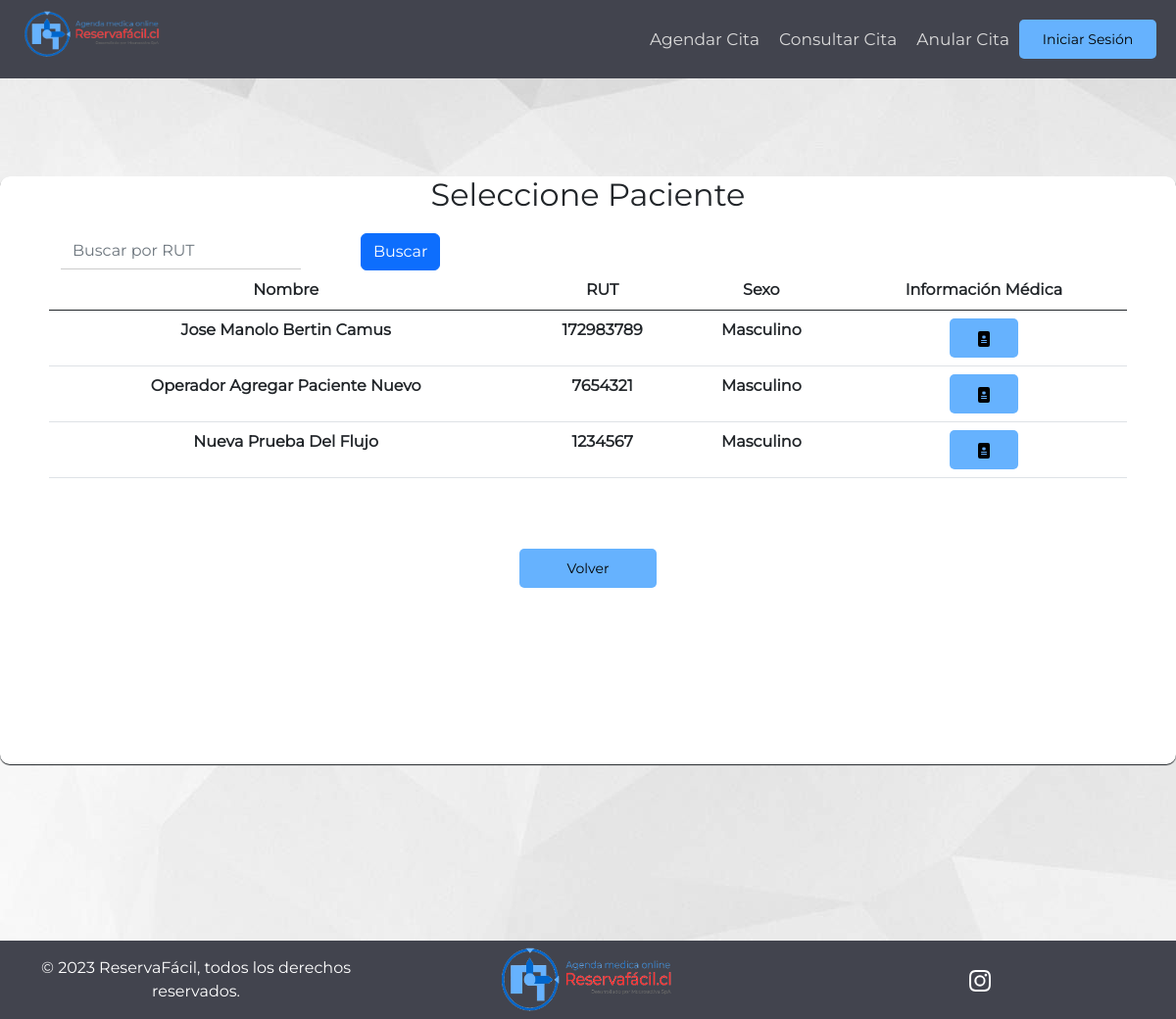
The app's page /pacientes_fichas_medicas/, older data.
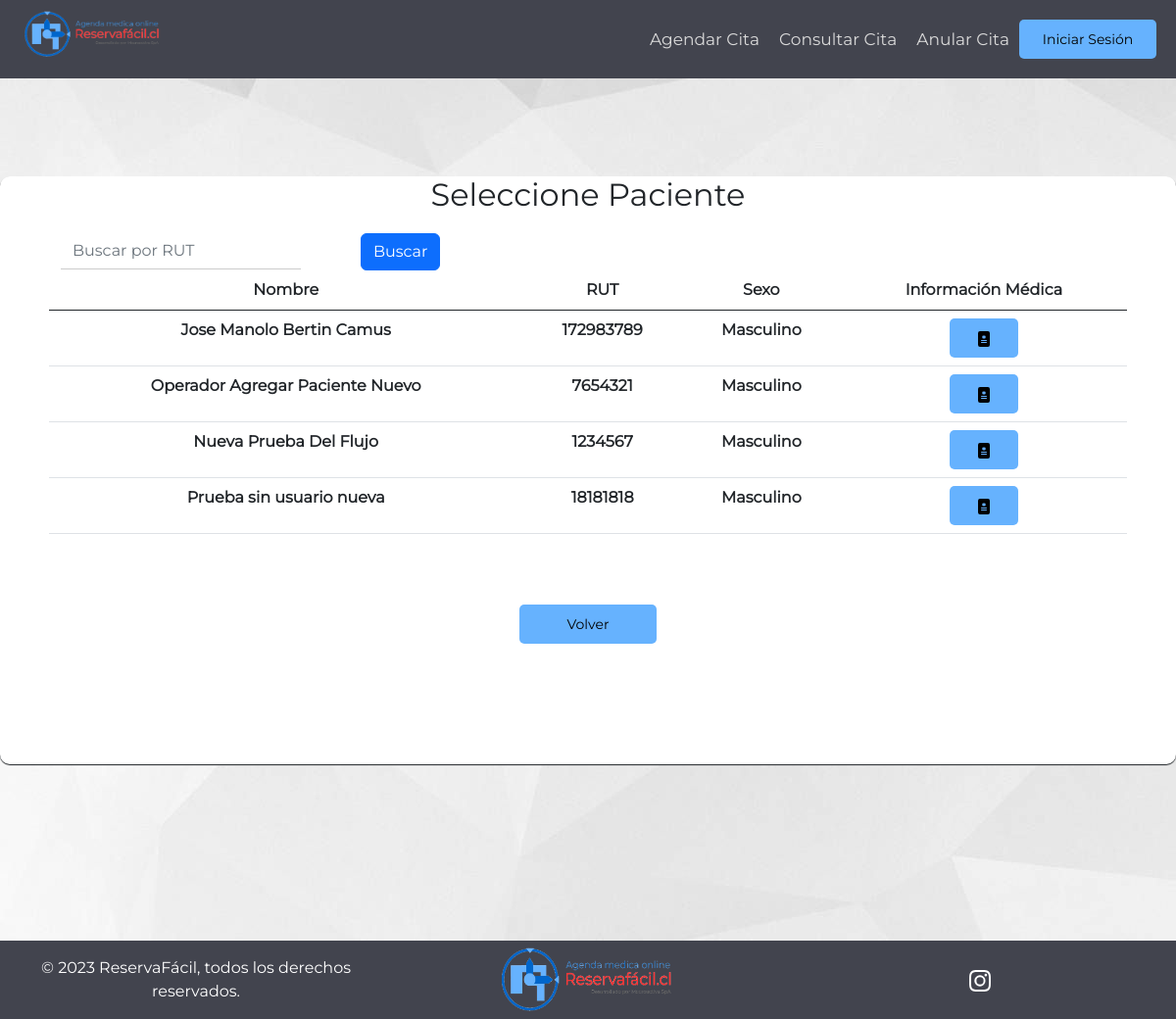
The same page, newer data.
### AppReservaFacil/models.py (models this page shows, shortened)
class Paciente(models.Model):
    ID_Paciente = models.IntegerField(primary_key=True, unique=True)
    Nombre_Paciente = models.CharField(max_length = 256)
    Rut = models.CharField(max_length=9, null = True)
    Sexo = models.CharField(SEXO_CHOICES, max_length=9, null = True)
    Fecha_de_nacimiento_P = models.DateField(null = True)
    Direccion_P = models.CharField(max_length=256, null = True)
    Telefono_P = models.CharField(max_length=9, null = True)
    Usuario_P = models.ForeignKey(User, null=True, on_delete=models.RESTRICT)
    Primer_Login = models.BooleanField(default=True)
    class Meta:
        verbose_name = 'Paciente'
        verbose_name_plural = 'Pacientes'

### AppReservaFacil/views.py (the view)
# urls.py: path('pacientes_fichas_medicas/', views.pacientes_fichas_medicas, name = 'pacientes_fichas_medicas'),
def pacientes_fichas_medicas(request):
    if request.method == 'POST':
        print("Manolo Print")
        if 'doc_pac' in request.POST:
            nom_pac = request.POST.get('doc_pac')
            url = reverse('filtro_ficha_medica') + '?nom_pac={}'.format(nom_pac)
            return redirect(url)
        elif 'buscar-btn' in request.POST:
            print("Manolo buscar-btn")
            rut = request.POST.get('buscar-input')
            Pacientes = Paciente.objects.filter(Rut__icontains=rut)
    else:
        print("Manolo Else")
        Pacientes = Paciente.objects.all()
    contexto = {'Pacientes':Pacientes}
    return render(request, "Especialistas/pacientes_fichas_medicas.html", contexto)

### AppReservaFacil/templatetags/auth_extras.py (called while the page is built)
@register.filter(name='has_group')
def has_group(user, group_name):
    group = Group.objects.get(name=group_name)
    return True if group in user.groups.all() else False

### AppReservaFacil/templates/Especialistas/pacientes_fichas_medicas.html (shortened to what this page needs)
{% extends "../Clientes/index.html" %}
{% block footer %}
  <div class="div-mediano">
        <h2 id="titulo-inicio-sesion">Seleccione Paciente</h2>
        <div class="row row-margin table-responsive">
            <table class="table table-hover table-pagination">
                <thead>
                    <tr>
                        <div class="row">
                            <div class="col-md-3">
                                <form method="post">
                                    <div class="form-group">
                                        <input type="text" class="form-control" id="buscar-input" name="buscar-input" placeholder="Buscar por RUT">
                                      </div>
                                    </div>
                                    <div class="col-md-2">
                                    <button type="submit" class="btn btn-primary" id="buscar-btn" name="buscar-btn">Buscar</button>
                            </div>
                        </div>
                        <th>Nombre</th>
                        <th class="rut">RUT</th>
                        <th>Sexo</th>
                        <th>Información Médica</th>
                    </tr>
                </thead>
                {% if Pacientes %}
                <tbody>
                        {% for Pac in Pacientes %}
                        <tr>
                            <th>{{Pac.Nombre_Paciente}}</th>
                            <th class="rut">{{Pac.Rut}}</th>
                            <th>{{Pac.Sexo}}</th>
                            <th>
                              <form method="post" >
                                <button class="btn-naranja-pequeno" type="submit" name="doc_pac" value="{{Pac.Nombre_Paciente}}" id="doc_pac" >
                                </button>
                            </th>
                        </tr>
                        {% endfor %}
                </tbody>
                {%else%}
                <tbody>
                        <tr>
                            <td colspan="5" style="text-align: center">No hay pacientes en el sistema</td>
                        </tr>
                    </tbody>
                {% endif %}
            </table>
            </div>
            <button type="button" class="btn-naranja-mediano row-margin"><a href="{{ request.META.HTTP_REFERER }}">Volver</a></button>
        </div>
{% endblock %}

Row changes from the older to the newer data that the page shows:
added Paciente: Nombre_Paciente "Prueba sin usuario nueva", Rut "18181818", Sexo "Masculino"
